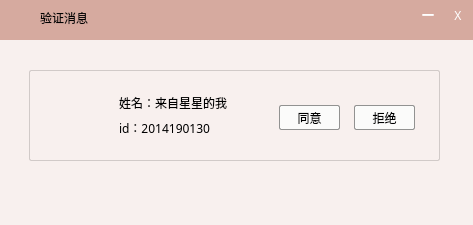
<?xml version="1.0" encoding="UTF-8"?>
<ui version="4.0">
 <class>Friendmsg</class>
 <widget class="QWidget" name="Friendmsg">
  <property name="geometry">
   <rect>
    <x>0</x>
    <y>0</y>
    <width>473</width>
    <height>225</height>
   </rect>
  </property>
  <property name="windowTitle">
   <string>Form</string>
  </property>
  <property name="styleSheet">
   <string notr="true">#Friendmsg{
    background:#D6AA9F;
}</string>
  </property>
  <widget class="QLabel" name="label">
   <property name="geometry">
    <rect>
     <x>40</x>
     <y>10</y>
     <width>71</width>
     <height>16</height>
    </rect>
   </property>
   <property name="font">
    <font>
     <family>微软雅黑</family>
    </font>
   </property>
   <property name="text">
    <string>验证消息</string>
   </property>
  </widget>
  <widget class="QLabel" name="label_2">
   <property name="geometry">
    <rect>
     <x>413</x>
     <y>0</y>
     <width>30</width>
     <height>30</height>
    </rect>
   </property>
   <property name="font">
    <font>
     <family>微软雅黑</family>
     <weight>75</weight>
     <bold>true</bold>
    </font>
   </property>
   <property name="styleSheet">
    <string notr="true">QLabel{
   color:white;
}
QLabel:hover{
   background-color:rgb(58,149,222);
   color:white;

}</string>
   </property>
   <property name="text">
    <string>一</string>
   </property>
   <property name="alignment">
    <set>Qt::AlignCenter</set>
   </property>
  </widget>
  <widget class="QLabel" name="label_3">
   <property name="geometry">
    <rect>
     <x>443</x>
     <y>0</y>
     <width>30</width>
     <height>30</height>
    </rect>
   </property>
   <property name="font">
    <font>
     <family>微软雅黑</family>
    </font>
   </property>
   <property name="styleSheet">
    <string notr="true">QLabel{
   color:white;
}
QLabel:hover{
  background-color:rgb(212, 64, 39);
  color:rgb(255, 255, 255);
}</string>
   </property>
   <property name="text">
    <string>X</string>
   </property>
   <property name="alignment">
    <set>Qt::AlignCenter</set>
   </property>
  </widget>
  <widget class="QWidget" name="widget" native="true">
   <property name="geometry">
    <rect>
     <x>-1</x>
     <y>40</y>
     <width>481</width>
     <height>191</height>
    </rect>
   </property>
   <property name="styleSheet">
    <string notr="true">background:#F8F0EE;</string>
   </property>
   <widget class="QWidget" name="widget_2" native="true">
    <property name="geometry">
     <rect>
      <x>30</x>
      <y>30</y>
      <width>411</width>
      <height>91</height>
     </rect>
    </property>
    <property name="styleSheet">
     <string notr="true">#widget_2{
  border:1px solid #D1CAC8;
  border-radius:2px;
}</string>
    </property>
    <widget class="QLabel" name="label_4">
     <property name="geometry">
      <rect>
       <x>23</x>
       <y>20</y>
       <width>50</width>
       <height>50</height>
      </rect>
     </property>
     <property name="styleSheet">
      <string notr="true">#label_4{
   border-image:url(&quot;:/10.jpeg&quot;);
   border-radius:2px;
}</string>
     </property>
     <property name="text">
      <string/>
     </property>
    </widget>
    <widget class="QPushButton" name="pushButton">
     <property name="geometry">
      <rect>
       <x>250</x>
       <y>35</y>
       <width>61</width>
       <height>25</height>
      </rect>
     </property>
     <property name="font">
      <font>
       <family>微软雅黑</family>
      </font>
     </property>
     <property name="styleSheet">
      <string notr="true">border-radius:2px;
border:1px solid #929291;
background:#FBFBFA;</string>
     </property>
     <property name="text">
      <string>同意</string>
     </property>
    </widget>
    <widget class="QPushButton" name="pushButton_2">
     <property name="geometry">
      <rect>
       <x>325</x>
       <y>35</y>
       <width>61</width>
       <height>25</height>
      </rect>
     </property>
     <property name="styleSheet">
      <string notr="true">border-radius:2px;
border:1px solid #929291;
background:#FBFBFA;</string>
     </property>
     <property name="text">
      <string>拒绝</string>
     </property>
    </widget>
    <widget class="QLabel" name="label_6">
     <property name="geometry">
      <rect>
       <x>90</x>
       <y>25</y>
       <width>141</width>
       <height>16</height>
      </rect>
     </property>
     <property name="font">
      <font>
       <family>微软雅黑</family>
      </font>
     </property>
     <property name="text">
      <string>姓名：来自星星的我</string>
     </property>
    </widget>
    <widget class="QLabel" name="label_7">
     <property name="geometry">
      <rect>
       <x>90</x>
       <y>50</y>
       <width>131</width>
       <height>16</height>
      </rect>
     </property>
     <property name="font">
      <font>
       <family>微软雅黑</family>
      </font>
     </property>
     <property name="text">
      <string>id：2014190130</string>
     </property>
    </widget>
   </widget>
  </widget>
  <widget class="QLabel" name="label_5">
   <property name="geometry">
    <rect>
     <x>10</x>
     <y>10</y>
     <width>16</width>
     <height>16</height>
    </rect>
   </property>
   <property name="styleSheet">
    <string notr="true">border-image:url(&quot;:/friendmsg.png&quot;);</string>
   </property>
   <property name="text">
    <string/>
   </property>
  </widget>
 </widget>
 <resources/>
 <connections/>
</ui>
